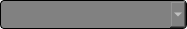
<?xml version="1.0" encoding="UTF-8"?>
<ui version="4.0">
 <class>DialogItemComboBox</class>
 <widget class="QDialog" name="DialogItemComboBox">
  <property name="geometry">
   <rect>
    <x>0</x>
    <y>0</y>
    <width>187</width>
    <height>29</height>
   </rect>
  </property>
  <property name="windowTitle">
   <string>Dialog</string>
  </property>
  <property name="windowOpacity">
   <double>0.700000000000000</double>
  </property>
  <property name="styleSheet">
   <string notr="true">/*QWidget {
background-color: rgb(99,99,99); */
/*background-color: rgb(169,169,29); */
/*background-color: rgb(29,200,200); */
/*color: rgb(229,229,229); 
}*/

QPushButton {
background-color: rgb(129,129,129); 
color: rgb(229,229,229); 
border: 1px solid black;
border-radius: 4px;
}

QComboBox {
background-color: rgb(129,129,129); 
color: rgb(229,229,229); 
border: 1px solid black;
border-radius: 4px;
}

/*QPushButton:pressed {
    background-color: qlineargradient(spread:pad, x1:0, y1:0, x2:0, y2:1,   stop:0 rgba(60, 186, 162, 255), stop:1 rgba(98, 211, 162, 255))
}*/

/*QPushButton {
     background-color: #3cbaa2; 
     border: 1px solid black;
     border-radius: 4px;
}*/

/*QPushButton:disabled {
    background-color: rgb(170, 170, 127)
}*/

QFrame {
background-color: rgb(69,69,69); 
color: rgb(229,229,229); 
}

QLabel {
background-color: rgb(119,119,119); 
color: rgb(229,229,229); 
}

/*QTreeWidget {
background-color: qlineargradient(x1: 0, y1: 0, x2: 0, y2: 1, stop: 0 rgb(96,96,96), stop: 1 rgb(196,196,196));
color:rgb(232,232,232); 
border: 2px solid rgb(190,220,15);
border-radius: 8px;border-style:solid; 
}*/

</string>
  </property>
  <layout class="QVBoxLayout" name="verticalLayout">
   <property name="spacing">
    <number>0</number>
   </property>
   <property name="leftMargin">
    <number>0</number>
   </property>
   <property name="topMargin">
    <number>0</number>
   </property>
   <property name="rightMargin">
    <number>0</number>
   </property>
   <property name="bottomMargin">
    <number>0</number>
   </property>
   <item>
    <widget class="QComboBox" name="comboBox">
     <property name="font">
      <font>
       <pointsize>16</pointsize>
      </font>
     </property>
    </widget>
   </item>
  </layout>
 </widget>
 <resources/>
 <connections/>
</ui>
